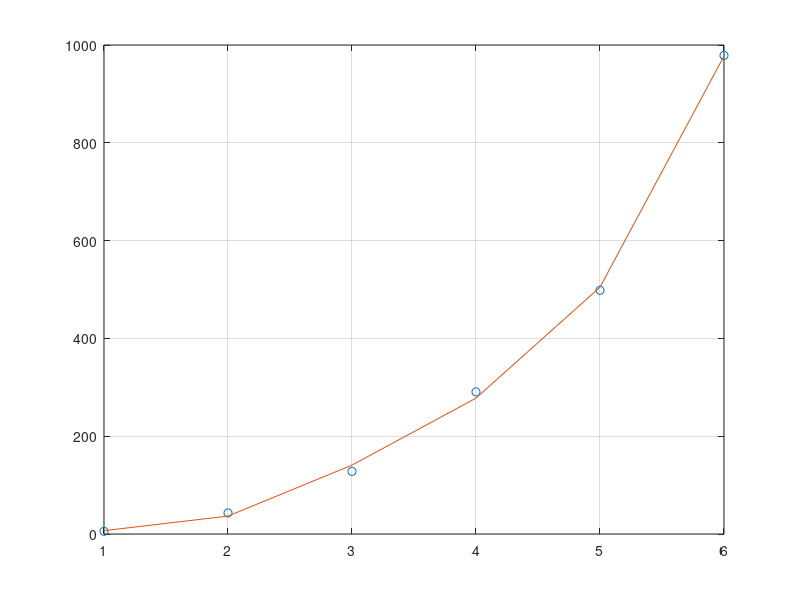

This figure's MATLAB source:
x = [1,2,3,4,5,6]
y = [5.5,43.1,128,290.7,498.4,978.67]
p = polyfit(x,y,4)
x2 = 1:1:6
y2 = polyval(p , x2)
plot(x ,y ,'o',x2,y2)
grid on
